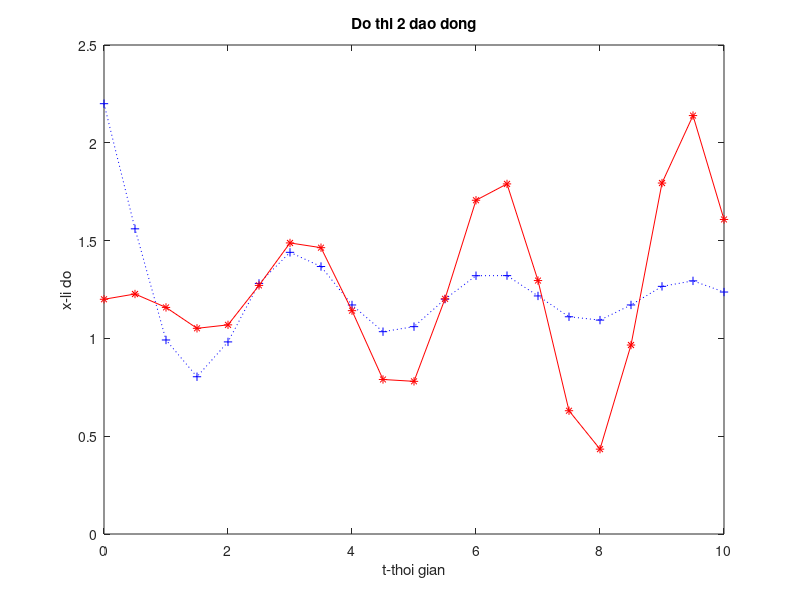

This figure's MATLAB source: (Note: this script raises an error after producing the figure.)
figure(1)
x = 0:0.5:10;
y1 = cos(2*x)./(x+1)+1.2;
y2=0.1*x.*cos(2*x)+1.2;
plot(x,y1,':+b',x,y2,'-*r')
title('Do thi 2 dao dong');
xlabel('t-thoi gian');ylabel('x-li do');
legend('x= cos(2*t)/(t+1)+1.2','x= 0.1*t*cos(2*t)+1.2',2);
text(9.2,2.2,'Cuc dai');gtext('Cuc tieu');

figure(2) 
title('sin(x^3)');
fx=@(x)sin(x^3);
xlim=[0 5];
fplot(fx,xlim,'.r-')

figure(3)
xylim=[0 4 -1 1];
subplot(2,1,1); %<fx>- bieu thuc char
syms x ; fx1= @(x)sin(x.^3)
ezplot(fx1,xylim);
subplot(2,1,2); %<fx1>- bieu thuc sym 
h=ezplot(fx1,xlim); set(h,'color','r');

figure(4);
syms t;
xx=16*(sin(t).^3);
yy=13*cos(t)-5*cos(2*t)-2*cos(3*t);
t1 = [0 2*pi];
hx=ezplot(xx,yy,t1);
set(hx,'color','b','linewidth',3);
axis square;shg;

